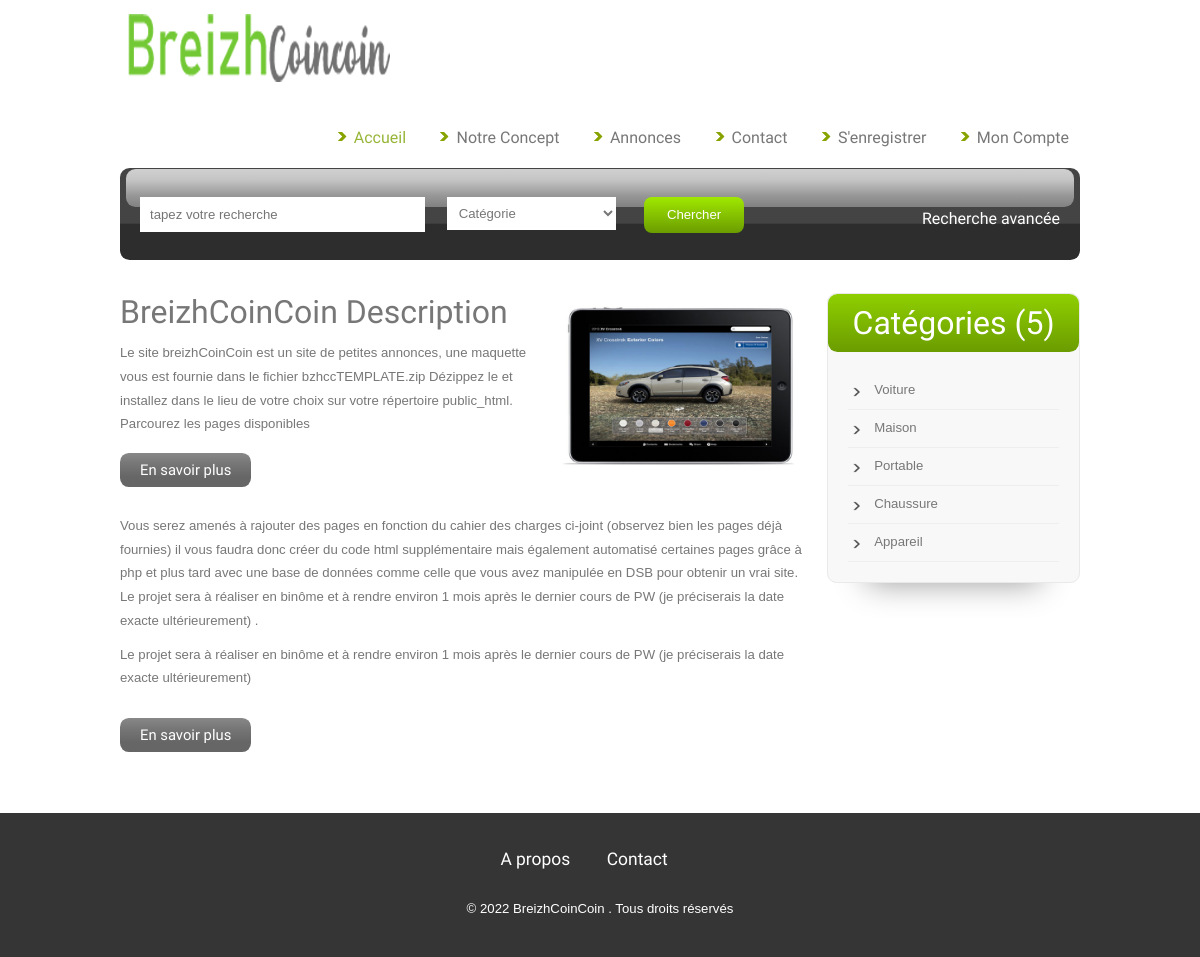
Page /apropos.php on the committed database.
### tables this page shows
CREATE TABLE `categorie` (
  `idcategorie` int(11) NOT NULL,
  `nomcategorie` varchar(100) DEFAULT NULL
);

### inc/top.php (the view, shortened to what this page needs)
<?php
include("DB/connexion_DB.php");
?>
<!DOCTYPE HTML>
<html>
<head>
<link href="css/style.css" rel="stylesheet" type="text/css" media="all" />
<link href="css/autre.css" rel="stylesheet" type="text/css" media="all" />
</head>
<body>
<div class="wrap">
<div class="header">
	<div class="logo">
		<a href="index.php"><img src="images/logo.png" alt=""> </a>
	</div>
	<div class="header-right">
	<div class="contact-info">
		<ul class="ici">
			<?php if(!empty($_SESSION['Auth'])){
				$requete1 = $connexion->prepare("SELECT count(favoris.idannonce) as compte
				FROM favoris
				WHERE favoris.idutilisateur =".$_SESSION['Auth']."");
				$requete1->execute();
				$resultat1 = $requete1->fetch();
				echo '<li><a href="favoris.php">Favoris : '.$resultat1["compte"].' enregistrés</a></li>';
			}
			else{
				echo"<br/>";
			}
				?>
		</ul>
	</div>
	<div class="menu">
	 	 <ul class="nav">
        <li class="active"><a href="index.php" title="Home">Accueil</a></li>
  		<li><a href="apropos.php">Notre concept</a></li>
  	     <li><a href="categories.php">Annonces</a></li>
  		<li><a href="contact.php">Contact</a></li>
  		<li><a href="sinscrire.php">S'enregistrer</a></li>
	    <li><a href="manager/index.php">Mon compte</a></li>
      </ul>
	 </div>
	 </div>
</div>
<div class="hdr-btm pad-w3l">
<div class="hdr-btm-bg"></div>
<div class="hdr-btm-left">
<form action="categories.php" method="get">
	<div class="search">
		<input type="text" name="motclef" placeholder="tapez votre recherche" >
		<input type="submit" value="Chercher" class="pad-w3l-search">
	</div>
	<div class="drp-dwn">
		<select name="categorie" class="custom-select" id="select-1">
			<option value="">Catégorie</option>
		</select>
	</div>
</form>
	<div class="txt-right">
		<h3><a href="">Recherche avancée</a></h3>
	</div>
</div>
</div>

### inc/menu.php (shortened to what this page needs)
<div class="sidebar">
<div class="s-main">
	<div class="s_hdr">
	<?php
	$requete6 = $connexion->prepare("SELECT count(nomcategorie) as nb FROM categorie");
	$requete6->execute();
	$resultat6 = $requete6->fetch();
	echo '<h2>Catégories ('.$resultat6["nb"].')</h2>';
	?>
	</div>
	<div class="text1-nav">
		<ul>
			<?php
				$requete6 = $connexion->prepare("SELECT idcategorie, nomcategorie FROM categorie");
				$requete6->execute();
				while($resultat6 = $requete6->fetch()){
					echo '<li><a href="categories.php?categorie='.$resultat6["idcategorie"].'">'.$resultat6["nomcategorie"].'</a></li>';};
				?>
	    </ul>
	</div>
</div>
</div>
</div>

### rows in the picture
categorie: nomcategorie "Voiture"
categorie: nomcategorie "Maison"
categorie: nomcategorie "Portable"
categorie: nomcategorie "Chaussure"
categorie: nomcategorie "Appareil"

### other values in the picture
$resultat6["nb"] "5"
